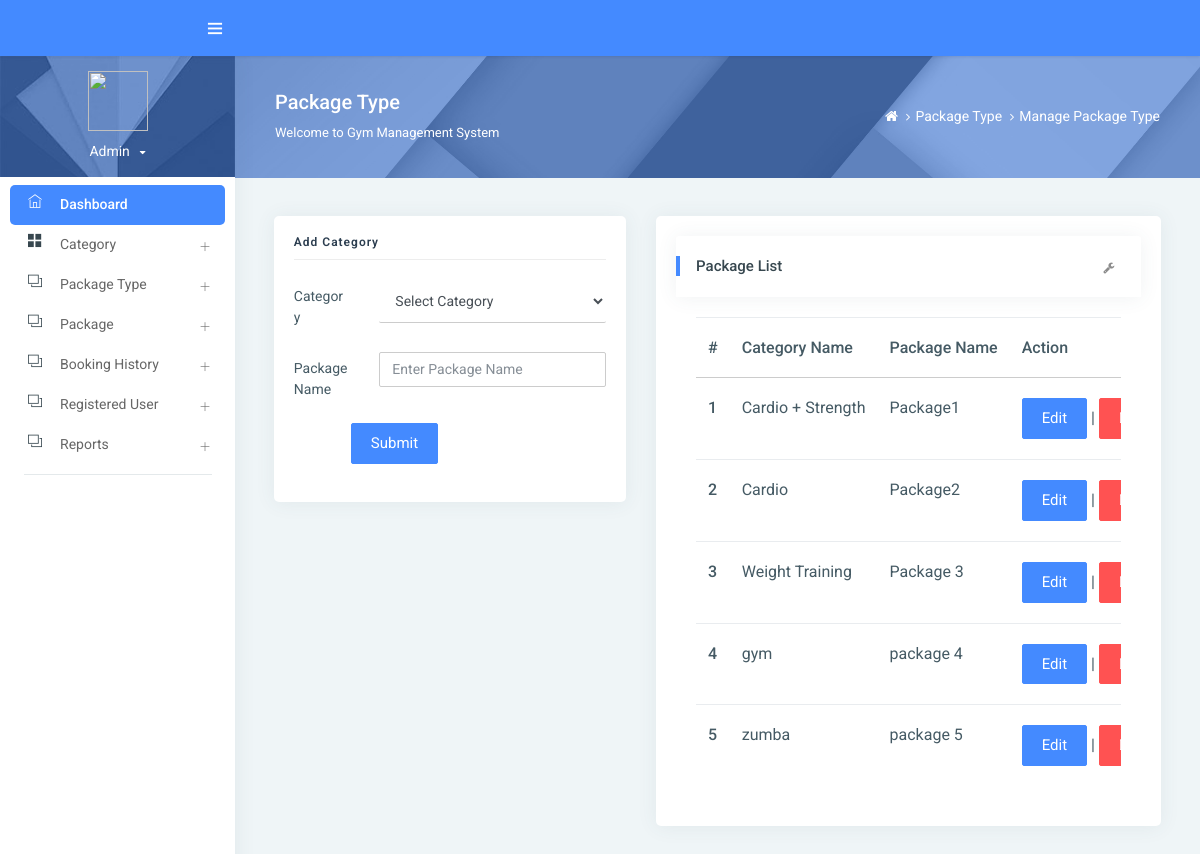
The app's page /managePackageType/ (signed in) with its own data.
### gym/models.py (models this page shows, shortened)
class Packagetype(models.Model):
    category = models.ForeignKey(Category, on_delete=models.CASCADE, null=True)
    packagename = models.CharField(max_length=200, null=True)
    creationdate = models.DateTimeField(auto_now_add=True)

class Category(models.Model):
    categoryname = models.CharField(max_length=200, null=True)
    status = models.CharField(max_length=300, null=True)
    creationdate = models.DateTimeField(auto_now_add=True)

### gym/views.py (the view)
# urls.py: path('managePackageType/', views.managePackageType, name='managePackageType'),
def managePackageType(request):
    if not request.user.is_authenticated:
        return redirect('admin_login')
    package = Packagetype.objects.all()
    category = Category.objects.all()
    try:
        if request.method == "POST":
            cid = request.POST['category']
            categoryid = Category.objects.get(id=cid)
            packagename = request.POST['packagename']
            try:
                Packagetype.objects.create(category=categoryid, packagename=packagename)
                error = "no"
            except:
                error = "yes"
    except:
        pass
    return render(request, 'admin/managePackageType.html', locals())

### gym/templates/admin/managePackageType.html (shortened to what this page needs)
{% extends 'admin_base.html' %}
{% load static %}
{% block main %}
<div class="page-header">
    <div class="page-block">
        <div class="row align-items-center">
            <div class="col-md-8">
                <div class="page-header-title">
                    <h5 class="m-b-10">Package Type</h5>
                    <p class="m-b-0">Welcome to Gym Management System</p>
                </div>
            </div>
            <div class="col-md-4">
                <ul class="breadcrumb-title">
                    <li class="breadcrumb-item">
                        <a href="{% url 'admin_home' %}"> <i class="fa fa-home"></i> </a>
                    </li>
                    <li class="breadcrumb-item"><a href="">Package Type</a>
                    </li>
                    <li class="breadcrumb-item"><a href="">Manage Package Type</a>
                    </li>
                </ul>
            </div>
        </div>
    </div>
</div>
<div class="pcoded-inner-content">
    <div class="main-body">
        <div class="page-wrapper">
            <div class="page-body">
                <div class="row">
                    <div class="col-sm-5">
                        <div class="card">
                            <div class="card-block">
                                <h4 class="sub-title">Add Category</h4>
                                <form method="post">
                                    <div class="form-group row">
                                        <label class="col-sm-3 col-form-label">Category</label>
                                        <div class="col-sm-9">
                                            <select name="category" class="form-control" required>
                                                <option value="">Select Category</option>
                                            </select>
                                        </div>
                                    </div>
                                    <div class="form-group row">
                                        <label class="col-sm-3 col-form-label">Package Name</label>
                                        <div class="col-sm-9">
                                            <input type="text" name="packagename" placeholder="Enter Package Name"
                                                   class="form-control" required>
                                        </div>
                                    </div>
                                    <div class="form-group row">
                                        <label class="col-sm-2 col-form-label"></label>
                                        <div class="col-sm-10">
                                            <input type="submit" class="btn btn-primary" value="Submit">
                                        </div>
                                    </div>
                                </form>
                            </div>
                        </div>
                    </div>
                    <div class="col-md-7">
                        <div class="card">
                            <div class="card-block">
                                <div class="card-header">
                                    <h5>Package List</h5>
                                    <div class="card-header-right">
                                        <ul class="list-unstyled card-option">
                                            <li><i class="fa fa fa-wrench open-card-option"></i></li>
                                        </ul>
                                    </div>
                                </div>
                                <div class="card-block table-border-style">
                                    <div class="table-responsive">
                                        <table class="table">
                                            <thead>
                                            <tr>
                                                <th>#</th>
                                                <th>Category Name</th>
                                                <th>Package Name</th>
                                                <th>Action</th>
                                            </tr>
                                            </thead>
                                            <tbody>
                                            {% for i in package %}
                                            <tr>
                                                <th scope="row">{{forloop.counter}}</th>
                                                <td>{{i.category.categoryname}}</td>
                                                <td>{{i.packagename}}</td>
                                                <td><a href="{% url 'editPackageType' i.id %}"
                                                       class="btn btn-primary">Edit</a> |
                                                    <a href="{% url 'deletePackageType' i.id %}"
                                                       onclick="return confirm('Are you sure to Delete')"
                                                       class="btn btn-danger">Delete</a></td>
                                            </tr>
                                            {% endfor %}
                                            </tbody>
                                        </table>
                                    </div>
                                </div>
                            </div>
                        </div>
                    </div>
                </div>
            </div>
        </div>
    </div>
</div>
{% endblock %}

### records on screen
Packagetype: category.categoryname "Cardio + Strength", packagename "Package1"
Packagetype: category.categoryname "Cardio", packagename "Package2"
Packagetype: category.categoryname "Weight Training", packagename "Package 3"
Packagetype: category.categoryname "gym", packagename "package 4"
Packagetype: category.categoryname "zumba", packagename "package 5"
